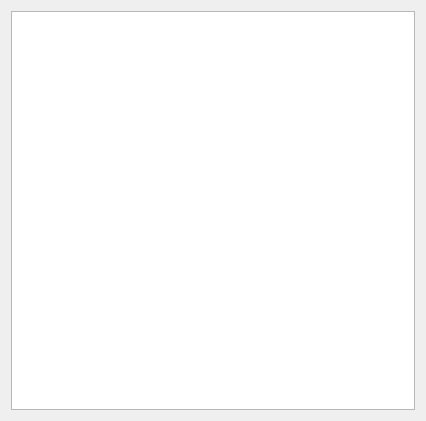
<?xml version="1.0" encoding="UTF-8"?>
<ui version="4.0">
 <class>CArrayDetail</class>
 <widget class="QWidget" name="CArrayDetail">
  <property name="geometry">
   <rect>
    <x>0</x>
    <y>0</y>
    <width>426</width>
    <height>421</height>
   </rect>
  </property>
  <property name="windowTitle">
   <string>CArrayDetail</string>
  </property>
  <layout class="QVBoxLayout" name="verticalLayout">
   <item>
    <widget class="QTableWidget" name="tableWidget"/>
   </item>
  </layout>
 </widget>
 <layoutdefault spacing="6" margin="11"/>
 <resources/>
 <connections/>
</ui>
